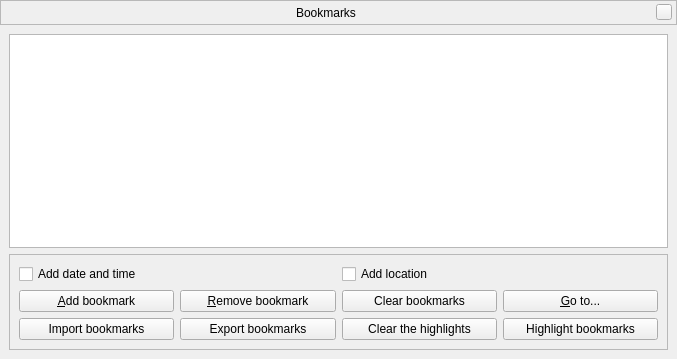
<?xml version="1.0" encoding="UTF-8"?>
<ui version="4.0">
 <class>bookmarksDialogForm</class>
 <widget class="QWidget" name="bookmarksDialogForm">
  <property name="geometry">
   <rect>
    <x>0</x>
    <y>0</y>
    <width>677</width>
    <height>359</height>
   </rect>
  </property>
  <layout class="QGridLayout" name="gridLayout_2">
   <property name="leftMargin">
    <number>0</number>
   </property>
   <property name="topMargin">
    <number>0</number>
   </property>
   <property name="rightMargin">
    <number>0</number>
   </property>
   <property name="bottomMargin">
    <number>0</number>
   </property>
   <property name="spacing">
    <number>0</number>
   </property>
   <item row="0" column="0">
    <widget class="BarFrame" name="TitleBar">
     <property name="minimumSize">
      <size>
       <width>16</width>
       <height>25</height>
      </size>
     </property>
     <property name="maximumSize">
      <size>
       <width>16777215</width>
       <height>25</height>
      </size>
     </property>
     <property name="frameShape">
      <enum>QFrame::StyledPanel</enum>
     </property>
     <layout class="QHBoxLayout">
      <property name="leftMargin">
       <number>0</number>
      </property>
      <property name="topMargin">
       <number>0</number>
      </property>
      <property name="rightMargin">
       <number>4</number>
      </property>
      <property name="bottomMargin">
       <number>0</number>
      </property>
      <item>
       <spacer>
        <property name="orientation">
         <enum>Qt::Horizontal</enum>
        </property>
        <property name="sizeHint" stdset="0">
         <size>
          <width>40</width>
          <height>20</height>
         </size>
        </property>
       </spacer>
      </item>
      <item>
       <widget class="QLabel" name="stelWindowTitle">
        <property name="palette">
         <palette>
          <active/>
          <inactive/>
          <disabled/>
         </palette>
        </property>
        <property name="font">
         <font/>
        </property>
        <property name="text">
         <string>Bookmarks</string>
        </property>
       </widget>
      </item>
      <item>
       <spacer>
        <property name="orientation">
         <enum>Qt::Horizontal</enum>
        </property>
        <property name="sizeHint" stdset="0">
         <size>
          <width>40</width>
          <height>20</height>
         </size>
        </property>
       </spacer>
      </item>
      <item>
       <widget class="QPushButton" name="closeStelWindow">
        <property name="minimumSize">
         <size>
          <width>16</width>
          <height>16</height>
         </size>
        </property>
        <property name="maximumSize">
         <size>
          <width>16</width>
          <height>16</height>
         </size>
        </property>
        <property name="focusPolicy">
         <enum>Qt::NoFocus</enum>
        </property>
        <property name="text">
         <string/>
        </property>
       </widget>
      </item>
     </layout>
    </widget>
   </item>
   <item row="1" column="0">
    <widget class="QWidget" name="widget" native="true">
     <layout class="QGridLayout" name="gridLayout">
      <item row="0" column="0">
       <widget class="QTreeView" name="bookmarksTreeView">
        <property name="sortingEnabled">
         <bool>true</bool>
        </property>
       </widget>
      </item>
      <item row="1" column="0">
       <widget class="QFrame" name="frame">
        <property name="sizePolicy">
         <sizepolicy hsizetype="Minimum" vsizetype="Fixed">
          <horstretch>0</horstretch>
          <verstretch>0</verstretch>
         </sizepolicy>
        </property>
        <property name="frameShape">
         <enum>QFrame::StyledPanel</enum>
        </property>
        <property name="frameShadow">
         <enum>QFrame::Raised</enum>
        </property>
        <layout class="QVBoxLayout" name="verticalLayout_4">
         <item>
          <layout class="QHBoxLayout" name="horizontalLayout_6">
           <item>
            <widget class="QCheckBox" name="dateTimeCheckBox">
             <property name="text">
              <string>Add date and time</string>
             </property>
            </widget>
           </item>
           <item>
            <widget class="QCheckBox" name="locationCheckBox">
             <property name="text">
              <string>Add location</string>
             </property>
            </widget>
           </item>
          </layout>
         </item>
         <item>
          <layout class="QHBoxLayout" name="horizontalLayout_7">
           <item>
            <widget class="QPushButton" name="addBookmarkButton">
             <property name="toolTip">
              <string>Add selected object to bookmarks</string>
             </property>
             <property name="text">
              <string>&amp;Add bookmark</string>
             </property>
            </widget>
           </item>
           <item>
            <widget class="QPushButton" name="removeBookmarkButton">
             <property name="text">
              <string>&amp;Remove bookmark</string>
             </property>
            </widget>
           </item>
           <item>
            <widget class="QPushButton" name="clearBookmarksButton">
             <property name="text">
              <string>Clear bookmarks</string>
             </property>
            </widget>
           </item>
           <item>
            <widget class="QPushButton" name="goToButton">
             <property name="text">
              <string>&amp;Go to...</string>
             </property>
            </widget>
           </item>
          </layout>
         </item>
         <item>
          <layout class="QHBoxLayout" name="horizontalLayout">
           <property name="topMargin">
            <number>0</number>
           </property>
           <item>
            <widget class="QPushButton" name="importBookmarksButton">
             <property name="text">
              <string>Import bookmarks</string>
             </property>
            </widget>
           </item>
           <item>
            <widget class="QPushButton" name="exportBookmarksButton">
             <property name="text">
              <string>Export bookmarks</string>
             </property>
            </widget>
           </item>
           <item>
            <widget class="QPushButton" name="clearHighlightsButton">
             <property name="text">
              <string>Clear the highlights</string>
             </property>
            </widget>
           </item>
           <item>
            <widget class="QPushButton" name="highlightBookmarksButton">
             <property name="text">
              <string>Highlight bookmarks</string>
             </property>
            </widget>
           </item>
          </layout>
         </item>
        </layout>
       </widget>
      </item>
     </layout>
    </widget>
   </item>
  </layout>
 </widget>
 <customwidgets>
  <customwidget>
   <class>BarFrame</class>
   <extends>QFrame</extends>
   <header>Dialog.hpp</header>
   <container>1</container>
  </customwidget>
 </customwidgets>
 <resources/>
 <connections/>
</ui>
